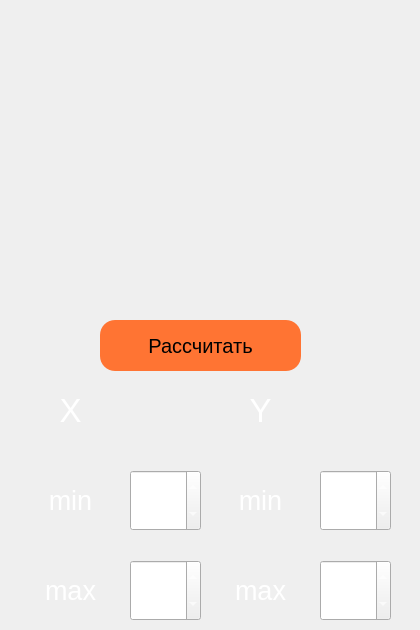
    <widget class="QWidget" name="graphic">
     <attribute name="title">
      <string>Graph</string>
     </attribute>
     <widget class="QCustomPlot" name="plot" native="true">
      <property name="geometry">
       <rect>
        <x>-1</x>
        <y>-10</y>
        <width>411</width>
        <height>291</height>
       </rect>
      </property>
      <property name="styleSheet">
       <string notr="true"/>
      </property>
     </widget>
     <widget class="QPushButton" name="plot1">
      <property name="geometry">
       <rect>
        <x>40</x>
        <y>380</y>
        <width>61</width>
        <height>61</height>
       </rect>
      </property>
      <property name="font">
       <font>
        <pointsize>25</pointsize>
       </font>
      </property>
      <property name="styleSheet">
       <string notr="true">color:white;</string>
      </property>
      <property name="text">
       <string>X</string>
      </property>
      <property name="flat">
       <bool>true</bool>
      </property>
     </widget>
     <widget class="QPushButton" name="plot1_2">
      <property name="geometry">
       <rect>
        <x>230</x>
        <y>380</y>
        <width>61</width>
        <height>61</height>
       </rect>
      </property>
      <property name="font">
       <font>
        <pointsize>25</pointsize>
       </font>
      </property>
      <property name="styleSheet">
       <string notr="true">color:white;</string>
      </property>
      <property name="text">
       <string>Y</string>
      </property>
      <property name="flat">
       <bool>true</bool>
      </property>
     </widget>
     <widget class="QPushButton" name="plot1_4">
      <property name="geometry">
       <rect>
        <x>230</x>
        <y>470</y>
        <width>61</width>
        <height>61</height>
       </rect>
      </property>
      <property name="font">
       <font>
        <pointsize>20</pointsize>
       </font>
      </property>
      <property name="styleSheet">
       <string notr="true">color:white;</string>
      </property>
      <property name="text">
       <string>min</string>
      </property>
      <property name="flat">
       <bool>true</bool>
      </property>
     </widget>
     <widget class="QPushButton" name="plot1_5">
      <property name="geometry">
       <rect>
        <x>40</x>
        <y>560</y>
        <width>61</width>
        <height>61</height>
       </rect>
      </property>
      <property name="font">
       <font>
        <pointsize>20</pointsize>
       </font>
      </property>
      <property name="styleSheet">
       <string notr="true">color:white;</string>
      </property>
      <property name="text">
       <string>max</string>
      </property>
      <property name="flat">
       <bool>true</bool>
      </property>
     </widget>
     <widget class="QPushButton" name="plot1_6">
      <property name="geometry">
       <rect>
        <x>230</x>
        <y>560</y>
        <width>61</width>
        <height>61</height>
       </rect>
      </property>
      <property name="font">
       <font>
        <pointsize>20</pointsize>
       </font>
      </property>
      <property name="styleSheet">
       <string notr="true">color:white;</string>
      </property>
      <property name="text">
       <string>max</string>
      </property>
      <property name="flat">
       <bool>true</bool>
      </property>
     </widget>
     <widget class="QPushButton" name="plota">
      <property name="geometry">
       <rect>
        <x>40</x>
        <y>470</y>
        <width>61</width>
        <height>61</height>
       </rect>
      </property>
      <property name="font">
       <font>
        <pointsize>20</pointsize>
       </font>
      </property>
      <property name="styleSheet">
       <string notr="true">color:white;</string>
      </property>
      <property name="text">
       <string>min</string>
      </property>
      <property name="flat">
       <bool>true</bool>
      </property>
     </widget>
     <widget class="QPushButton" name="build_plot">
      <property name="geometry">
       <rect>
        <x>100</x>
        <y>320</y>
        <width>201</width>
        <height>51</height>
       </rect>
      </property>
      <property name="font">
       <font>
        <pointsize>15</pointsize>
       </font>
      </property>
      <property name="styleSheet">
       <string notr="true">QPushButton{
    background-color: #ff7433;
    border-width: 2px;
    border-radius: 15%;
    padding: 6px;
}

QPushButton:pressed{
    background-color: #89827E;
    border-width: 2px;
    border-radius: 15%;
    padding: 6px;
}
</string>
      </property>
      <property name="text">
       <string>Рассчитать</string>
      </property>
     </widget>
     <widget class="QSpinBox" name="X_max">
      <property name="geometry">
       <rect>
        <x>130</x>
        <y>560</y>
        <width>71</width>
        <height>61</height>
       </rect>
      </property>
      <property name="font">
       <font>
        <pointsize>20</pointsize>
       </font>
      </property>
      <property name="focusPolicy">
       <enum>Qt::ClickFocus</enum>
      </property>
      <property name="styleSheet">
       <string notr="true">color:white;</string>
      </property>
      <property name="alignment">
       <set>Qt::AlignCenter</set>
      </property>
      <property name="value">
       <number>4</number>
      </property>
     </widget>
     <widget class="QSpinBox" name="Y_max">
      <property name="geometry">
       <rect>
        <x>320</x>
        <y>560</y>
        <width>71</width>
        <height>61</height>
       </rect>
      </property>
      <property name="font">
       <font>
        <pointsize>20</pointsize>
       </font>
      </property>
      <property name="focusPolicy">
       <enum>Qt::ClickFocus</enum>
      </property>
      <property name="styleSheet">
       <string notr="true">color:white;</string>
      </property>
      <property name="alignment">
       <set>Qt::AlignCenter</set>
      </property>
      <property name="value">
       <number>4</number>
      </property>
     </widget>
     <widget class="QSpinBox" name="Y_min">
      <property name="geometry">
       <rect>
        <x>320</x>
        <y>470</y>
        <width>71</width>
        <height>61</height>
       </rect>
      </property>
      <property name="font">
       <font>
        <pointsize>20</pointsize>
       </font>
      </property>
      <property name="focusPolicy">
       <enum>Qt::ClickFocus</enum>
      </property>
      <property name="styleSheet">
       <string notr="true">color:white;</string>
      </property>
      <property name="alignment">
       <set>Qt::AlignCenter</set>
      </property>
      <property name="minimum">
       <number>-1000000</number>
      </property>
      <property name="maximum">
       <number>1000000</number>
      </property>
      <property name="value">
       <number>-4</number>
      </property>
     </widget>
     <widget class="QSpinBox" name="X_min">
      <property name="geometry">
       <rect>
        <x>130</x>
        <y>470</y>
        <width>71</width>
        <height>61</height>
       </rect>
      </property>
      <property name="font">
       <font>
        <pointsize>20</pointsize>
       </font>
      </property>
      <property name="focusPolicy">
       <enum>Qt::ClickFocus</enum>
      </property>
      <property name="styleSheet">
       <string notr="true">color:white;</string>
      </property>
      <property name="alignment">
       <set>Qt::AlignCenter</set>
      </property>
      <property name="minimum">
       <number>-1000000</number>
      </property>
      <property name="maximum">
       <number>1000000</number>
      </property>
      <property name="value">
       <number>-4</number>
      </property>
     </widget>
    </widget>
